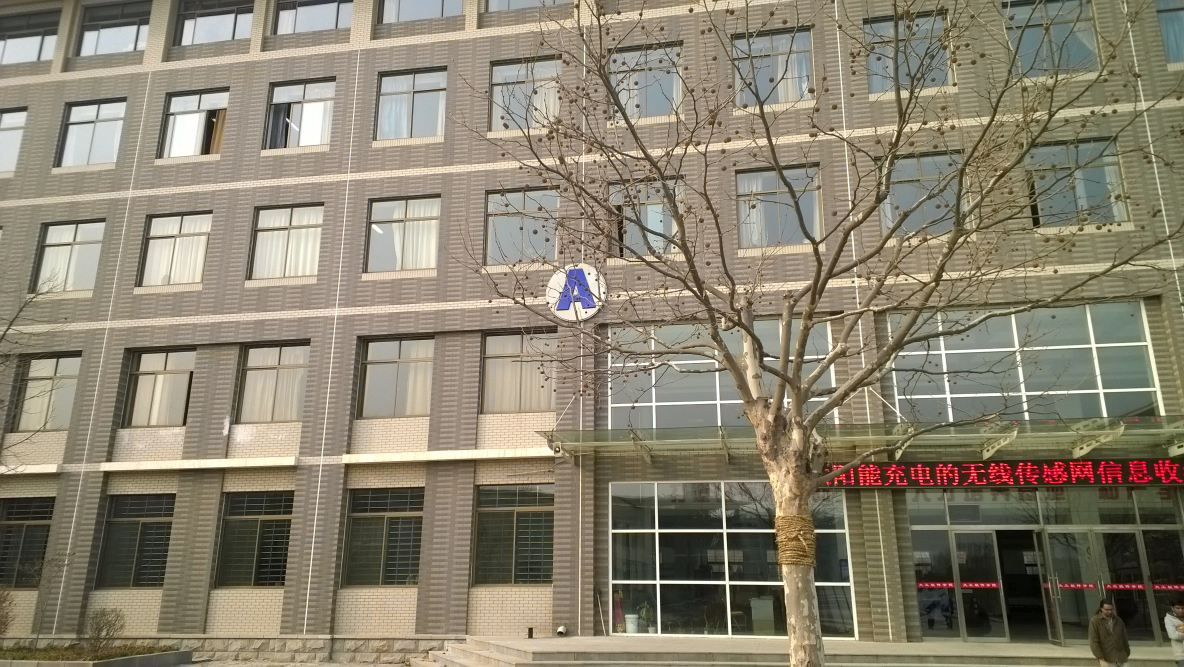
#> input picture test/201206/0.jpg, 3552 x 2000 px (shown at 1/3 size)
$ python icoPic.py   (Python 2 division)   (older library calls are emulated)
#> lines starting #> are read from the running program, lines starting #| are printed output that depends on the picture
#-*-!/usr/bin/env python-*-
#-*-coding=utf-8-*-
from PIL import Image
import os
import sys
import fnmatch
import logging

class ThumbnailGenerator:
    # --*-- exts 为规定的后缀名列表，空则获取所有类型文件 --*--
    def __getFileList(self, path, exts=None, subdir=True):
#> called with path = '201206', subdir = True
        if os.path.exists(path):
            dirlist = []
            for name in os.listdir(path):
                fullname = os.path.join(path, name)
                if os.path.isdir(fullname):
                    dirlist += self.getFileList(fullname,exts)
                else:
                    if exts and len(exts) > 0:
                        for ext in exts:
                            if fnmatch.fnmatch(fullname, ext):
                                dirlist.append(fullname)
                                break
                    elif exts == None or len(exts) == 0:
                        dirlist.append(fullname)
            # return dirlist
            filename = path+'/0.jpg'
            return [filename]
        else:
            return [filename]

    # --*-- sizes 参数传递要生成的尺寸，可以生成多种尺寸，每个size是一个二值元组 --*--
    def __make_thumb(self, source_file, dest_path, sizes):
#> called with source_file = '201206/0.jpg', dest_path = 's'
        basename = os.path.basename(source_file)
        basename = 'avator.jpg'
        dest_path
        try:
            im = Image.open(source_file)
#> im is the input picture: PIL image 3552x2000 RGB; mean R, G, B 138.5, 130.8, 112.2
        except IOError, e:
            logging.error('Open %s error: ' + str(e), source_file)
            return
        mode = im.mode
#> mode = 'RGB'
        if mode not in ('L', 'RGB'):
            if mode == 'RGBA':
                # 透明图片需要加白色底
                alpha = im.split()[3]
                bgmask = alpha.point(lambda x: 255-x)
                im = im.convert('RGB')
                # paste(color, box, mask)
                im.paste((255,255,255), None, bgmask)
            else:
                im = im.convert('RGB')
        width, height = im.size
#> width = 3552; height = 2000
        if width == height:
            region = im
        else:
            if width > height:
                delta = (width - height)/2
#> delta = 776
                box = (delta, 0, delta+height, height)
#> box = (776, 0, 2776, 2000)
            else:
                delta = (height - width)/2
                box = (0, delta, width, delta+width)
            region = im.crop(box)
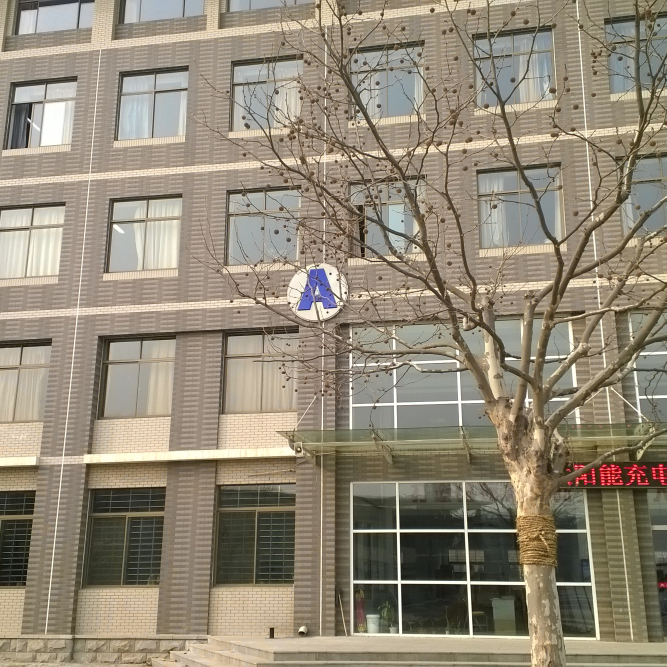
#> region: PIL image 2000x2000 RGB (shown at 1/3 size); mean R, G, B 146.9, 137.2, 119.3
        for size in sizes:
            filename = os.path.join(dest_path,basename)
            thumb = region.resize((size[0],size[1]), Image.ANTIALIAS)
            thumb.save(filename, quality=100) # 默认 JPEG 保存质量是 75, 不太清楚。可选值(0~100)
#> this loop made 1 pass
#> pass 1, in __make_thumb, `thumb = region.resize((size[0],size[1]), Image.ANTIALIAS)`:
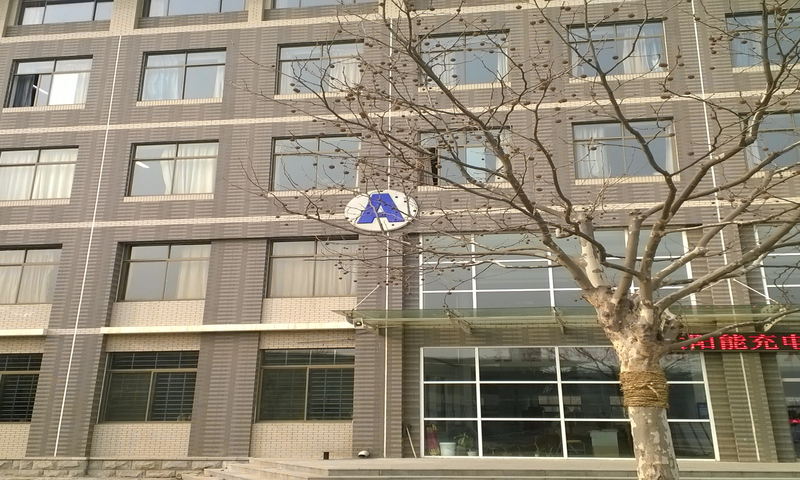
#> thumb: PIL image 800x480 RGB; mean R, G, B 146.9, 137.2, 119.3

    def thumb_generate(self, source_path, dest_path, sizes, subdir=True):
        exts = ['*.jpg','*.png','*.JPG','*.PNG']
        # exts = ['0.jpg']
        file_list = self.__getFileList(source_path, exts, subdir)
        for file in file_list:
            print file
            try:
                self.__make_thumb(file, dest_path, sizes)
            except Exception, e:
                logging.error('Thumb %s error: ' + str(e), file)

if __name__ == '__main__':
    logging.basicConfig(filename='thumb.log',filemode='w',format='[%(asctime)s]-%(levelname)s : %(message)s',level=logging.DEBUG)

    sizes = [(800,480)]
    source_path = '201206'
    dest_path = 's'

    path = '~/github/Geography_Cloud/static/buildings'
    if os.path.exists(path):
        dirlist = []
        for name in os.listdir(path):
            print name
            fullname = os.path.join(path, name)
            if os.path.isdir(fullname):
                dirlist += self.getFileList(fullname,exts)
            else:
                if exts and len(exts) > 0:
                    for ext in exts:
                        if fnmatch.fnmatch(fullname, ext):
                            dirlist.append(fullname)
                            break
                elif exts == None or len(exts) == 0:
                    dirlist.append(fullname)
        # return dirlist
        filename = path+'/0.jpg'


    generator = ThumbnailGenerator()
    generator.thumb_generate(source_path,dest_path,sizes)
